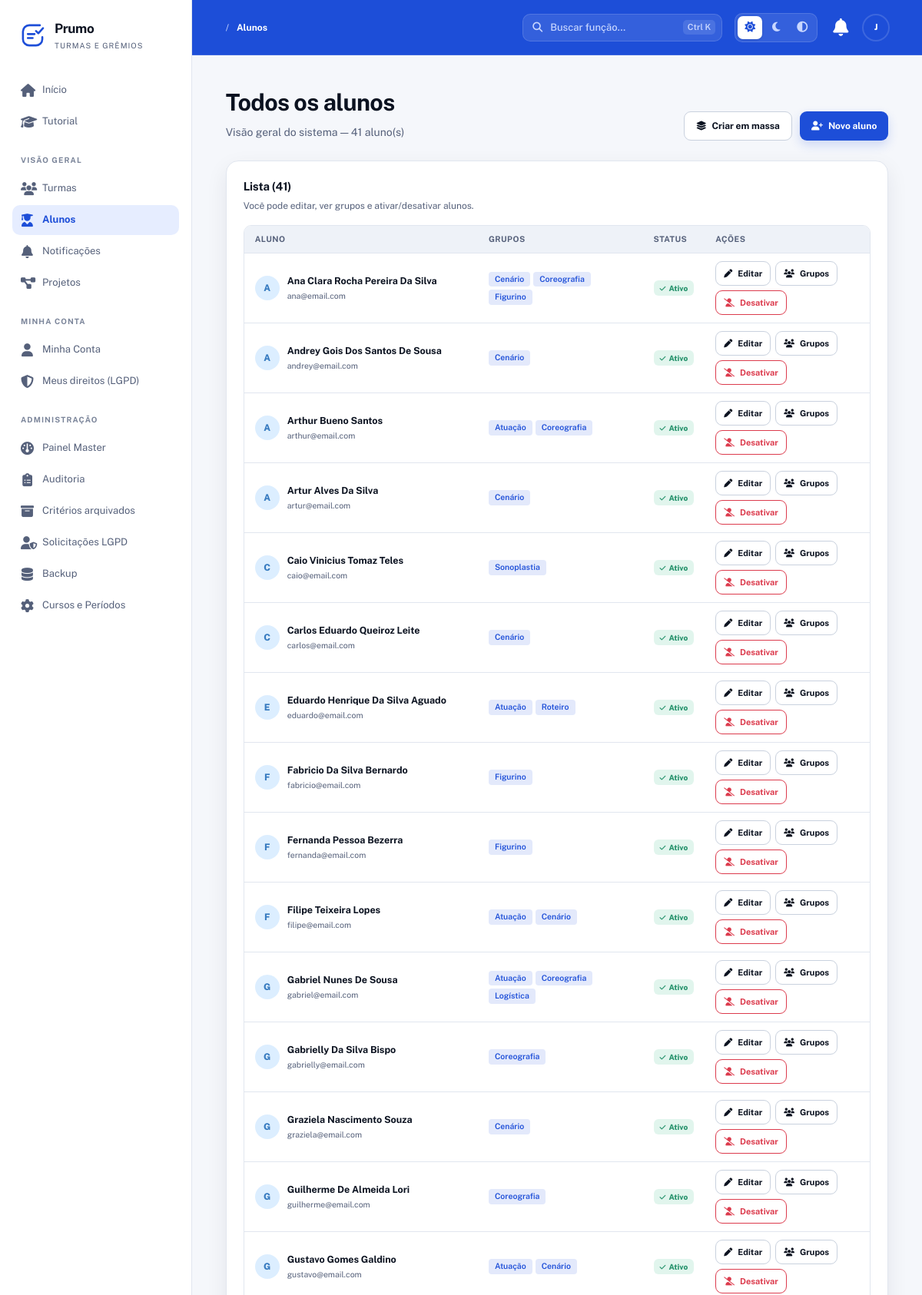
The page /Prumo/alunos (signed in, upper part) on the database its author committed.
### tables this page shows
CREATE TABLE usuarios (
  id INT AUTO_INCREMENT PRIMARY KEY,
  nome VARCHAR(150) NOT NULL,
  email VARCHAR(150) NOT NULL UNIQUE,
  senha VARCHAR(255) NOT NULL,
  tipo ENUM('aluno','master') NOT NULL DEFAULT 'aluno',
  telefone VARCHAR(20) DEFAULT NULL,
  data_nascimento DATE DEFAULT NULL,
  email_confirmado TINYINT(1) NOT NULL DEFAULT 0,
  email_token VARCHAR(255) DEFAULT NULL,
  email_token_expira DATETIME DEFAULT NULL,
  primeiro_login TINYINT(1) NOT NULL DEFAULT 1,
  ativo TINYINT(1) NOT NULL DEFAULT 1,
  lgpd_aceito TINYINT(1) NOT NULL DEFAULT 0,
  lgpd_data DATETIME DEFAULT NULL,
  ultimo_acesso DATETIME DEFAULT NULL,
  created_at TIMESTAMP DEFAULT CURRENT_TIMESTAMP,
  updated_at TIMESTAMP DEFAULT CURRENT_TIMESTAMP ON UPDATE CURRENT_TIMESTAMP,
  INDEX idx_usuarios_email (email),
  INDEX idx_usuarios_tipo (tipo),
  INDEX idx_usuarios_ativo (ativo)
);

CREATE TABLE grupo_alunos (
  id INT AUTO_INCREMENT PRIMARY KEY,
  grupo_id INT NOT NULL,
  usuario_id INT NOT NULL,
  entrou_em TIMESTAMP DEFAULT CURRENT_TIMESTAMP,
  saiu_em DATETIME DEFAULT NULL,
  UNIQUE KEY unico_grupo_aluno (grupo_id, usuario_id),
  FOREIGN KEY (grupo_id) REFERENCES grupos(id) ON DELETE CASCADE,
  FOREIGN KEY (usuario_id) REFERENCES usuarios(id) ON DELETE CASCADE,
  INDEX idx_ga_usuario (usuario_id)
);

CREATE TABLE grupos (
  id INT AUTO_INCREMENT PRIMARY KEY,
  projeto_id INT NOT NULL,
  nome VARCHAR(150) NOT NULL,
  modo_avaliacao_grupo ENUM('individual','coletiva') DEFAULT 'individual',
  modo_avaliacao_por ENUM('diretor','representante','pares','autoavaliacao','misto') DEFAULT 'diretor',
  created_at TIMESTAMP DEFAULT CURRENT_TIMESTAMP,
  updated_at TIMESTAMP DEFAULT CURRENT_TIMESTAMP ON UPDATE CURRENT_TIMESTAMP,
  FOREIGN KEY (projeto_id) REFERENCES projetos(id) ON DELETE CASCADE,
  INDEX idx_grupos_projeto (projeto_id)
);

### app/Controllers/AlunoController.php (called while the page is built, shortened)
<?php
require_once __DIR__ . '/../Core/App.php';
require_once __DIR__ . '/../Config/database.php';
require_once __DIR__ . '/../Models/Turma.php';
class AlunoController
{
    private Turma                $turma;
    public function __construct()
    {
        $this->turma   = new Turma();
    }
    public function index()
{
    $u        = $_SESSION['usuario'];
    $isMaster = $u['tipo'] === 'master';
    $pdo      = Database::getConnection();
    if ($isMaster) {
        $minhasTurmas = $this->turma->listarTodas();
    } else {
        $minhasTurmas = $this->turma->listarDoUsuario((int) $u['id']);
    }
    $idsTurmas = array_map(fn($t) => (int) $t['id'], $minhasTurmas);
    $ph = implode(',', array_fill(0, count($idsTurmas), '?'));
    $stmt = $pdo->prepare("
        SELECT u.id, u.nome, u.email, u.ativo
        FROM usuarios u
        INNER JOIN turma_usuarios tu ON tu.usuario_id = u.id
        WHERE u.tipo = 'aluno'
          AND tu.turma_id IN ($ph)
          AND tu.ativo = 1
        GROUP BY u.id, u.nome, u.email, u.ativo
        ORDER BY u.nome ASC
        LIMIT 500
    ");
    $stmt->execute($idsTurmas);
    $alunos = $stmt->fetchAll(PDO::FETCH_ASSOC);
    $gruposPorAluno = [];
    $alunoIds = array_column($alunos, 'id');
    if (!empty($alunoIds)) {
        $ph2 = implode(',', array_fill(0, count($alunoIds), '?'));
        $stmt = $pdo->prepare("
            SELECT ga.usuario_id,
                   g.id  AS grupo_id,
                   g.nome AS grupo_nome,
                   p.id  AS projeto_id,
                   p.nome AS projeto_nome,
                   p.encerrado
            FROM grupo_alunos ga
            INNER JOIN grupos   g ON g.id = ga.grupo_id
            INNER JOIN projetos p ON p.id = g.projeto_id
            WHERE ga.usuario_id IN ($ph2)
              AND ga.saiu_em IS NULL
              AND p.turma_id IN ($ph)
            ORDER BY p.nome ASC, g.nome ASC
        ");
        $stmt->execute(array_merge($alunoIds, $idsTurmas));
        foreach ($stmt->fetchAll(PDO::FETCH_ASSOC) as $row) {
            $gruposPorAluno[(int) $row['usuario_id']][] = $row;
        }
    }
    $souRep = false;
    $this->render('alunos/index', [
        'alunos'         => $alunos,
        'gruposPorAluno' => $gruposPorAluno,
        'minhasTurmas'   => $minhasTurmas,
        'isMaster'       => $isMaster,
        'podeGerenciar'  => $isMaster || $souRep,
    ]);
}
    private function render(string $view, array $dados = []): void
    {
        extract($dados);
        require __DIR__ . '/../Views/' . $view . '.php';
    }
}

### app/Core/Router.php (called while the page is built, shortened)
<?php
require_once __DIR__ . '/App.php';
class Router
{
    private $routes = ['GET' => [], 'POST' => []];
    public function get($uri, $action, $roles = [])
    {
        $this->routes['GET'][$uri] = ['action' => $action, 'roles' => $roles];
    }
    public function post($uri, $action, $roles = [])
    {
        $this->routes['POST'][$uri] = ['action' => $action, 'roles' => $roles];
    }
    public function dispatch($requestUri)
    {
        $path     = parse_url($requestUri, PHP_URL_PATH);
        $basePath = App::getBasePath();
        if ($basePath && strpos($path, $basePath) === 0) {
            $path = substr($path, strlen($basePath));
        }
        $method = $_SERVER['REQUEST_METHOD'];
        $route  = $this->routes[$method][$path] ?? null;
        $params = [];
        $action = $route['action'];
        [$controller, $methodName] = explode('@', $action);
        $controllerInstance = new $controller();
        $controllerInstance->$methodName(...$params);
    }
}

### public/index.php (called while the page is built, shortened)
<?php
require_once __DIR__ . '/../app/Core/App.php';
require_once __DIR__ . '/../app/Config/database.php';
require_once __DIR__ . '/../app/Core/Router.php';
$router = new Router();
$router->dispatch($_SERVER['REQUEST_URI']);

### app/Config/database.php (called while the page is built, shortened)
<?php
require_once __DIR__ . '/../Core/App.php';
class Database
{
    private static $connection = null;
    public static function getConnection()
    {
        if (self::$connection === null) {
            try {
                $host = App::get('DB_HOST', '127.0.0.1');
                $dbname = App::get('DB_NAME', 'ProjetoBase');
                $user = App::get('DB_USER', 'root');
                $pass = App::get('DB_PASS', '');
                $port = App::get('DB_PORT', '3306');
                if (strpos($host, ':') !== false) {
                    $dsn = "mysql:host={$host};dbname={$dbname};charset=utf8";
                } else {
                    $dsn = "mysql:host={$host};port={$port};dbname={$dbname};charset=utf8";
                }
                self::$connection = new PDO(
                    $dsn,
                    $user,
                    $pass,
                    [
                        PDO::ATTR_ERRMODE => PDO::ERRMODE_EXCEPTION,
                        PDO::ATTR_DEFAULT_FETCH_MODE => PDO::FETCH_ASSOC,
                        PDO::ATTR_EMULATE_PREPARES => false
                    ]
                );
            } catch (PDOException $e) {
                error_log("Erro de conexão com o banco: " . $e->getMessage());
                throw new Exception("Erro de conexão com o banco de dados: " . $e->getMessage());
            }
        }
        return self::$connection;
    }
}

### app/Core/Model.php (called while the page is built, shortened)
<?php
require_once __DIR__ . '/../Config/database.php';
class Model
{
    public function __construct()
    {
        $this->conn = Database::getConnection();
    }
}

### app/Models/Turma.php (called while the page is built, shortened)
<?php
require_once __DIR__ . '/../Core/Model.php';
class Turma extends Model
{
    public function listarTodas(): array
    {
        return $this->conn->query("
            SELECT t.*,
                   (SELECT COUNT(*) FROM turma_usuarios tu WHERE tu.turma_id = t.id AND tu.ativo = 1) AS total_alunos,
                   (SELECT COUNT(*) FROM turma_usuarios tu WHERE tu.turma_id = t.id AND tu.papel = 'representante' AND tu.ativo = 1) AS total_reps
            FROM turmas t ORDER BY t.nome ASC
        ")->fetchAll(PDO::FETCH_ASSOC);
    }
}

### app/Core/App.php (called while the page is built, shortened)
<?php
class App
{
    private static $config = null;
    public static function init()
    {
        if (self::$config === null) {
            $envFile = __DIR__ . '/../../.env';
            self::$config = parse_ini_file($envFile);
        }
    }
    public static function get($key, $default = null)
    {
        return self::$config[$key] ?? $_ENV[$key] ?? $default;
    }
    public static function getName()
    {
        return self::get('APP_NAME', 'ProjetoBase');
    }
    public static function getBasePath()
    {
        return self::get('APP_BASE_PATH', '/' . self::getName());
    }
}

### app/Views/alunos/index.php (the view, shortened to what this page needs)
<?php
require_once __DIR__ . '/../layouts/header.php';
require_once __DIR__ . '/../layouts/nav.php';
?>
<section class="hero-section">
    <div>
        <h1><?= $isMaster ? 'Todos os alunos' : 'Alunos das minhas turmas' ?></h1>
        <p class="hero-subtitle">
            <?php if ($isMaster): ?>
                Visão geral do sistema — <?= count($alunos) ?> aluno(s)
            <?php else: ?>
                <?= count($alunos) ?> aluno(s) nas <?= count($minhasTurmas) ?> turma(s) em que você participa
            <?php endif; ?>
        </p>
    </div>
    <?php if ($podeGerenciar): ?>
        <div class="hero-actions">
            <a class="button button-secondary" href="<?= $basePath ?>/alunos/massa">
                <i class="fas fa-layer-group"></i> Criar em massa
            </a>
            <a class="button button-primary" href="<?= $basePath ?>/alunos/criar">
                <i class="fas fa-user-plus"></i> Novo aluno
            </a>
        </div>
    <?php endif; ?>
</section>
<?php if (empty($alunos)): ?>
    <section class="panel aluno-empty">
        <span class="icon-large text-muted"><i class="fas fa-user-graduate"></i></span>
        <h2>Nenhum aluno encontrado</h2>
        <p>
            <?php if ($isMaster): ?>
                Ainda não há alunos cadastrados no sistema.
            <?php elseif (!empty($minhasTurmas)): ?>
                As turmas em que você participa ainda não têm alunos ativos.
            <?php else: ?>
                Você ainda não está em nenhuma turma.
            <?php endif; ?>
        </p>
        <?php if ($podeGerenciar && !empty($minhasTurmas)): ?>
            <a class="button button-primary" href="<?= $basePath ?>/alunos/criar">
                <i class="fas fa-user-plus"></i> Cadastrar aluno
            </a>
        <?php endif; ?>
    </section>
<?php else: ?>
    <section class="panel">
        <div class="panel-header">
            <div>
                <h2>Lista (<?= count($alunos) ?>)</h2>
                <p>
                    <?php if ($podeGerenciar): ?>
                        Você pode editar, ver grupos e ativar/desativar alunos.
                    <?php else: ?>
                        Modo leitura — apenas representantes podem alterar dados.
                    <?php endif; ?>
                </p>
            </div>
        </div>
        <div class="alunos-wrapper">
            <table class="alunos-tabela">
                <thead>
                    <tr>
                        <th>Aluno</th>
                        <th>Grupos</th>
                        <th>Status</th>
                        <?php if ($podeGerenciar): ?>
                            <th>Ações</th>
                        <?php endif; ?>
                    </tr>
                </thead>
                <tbody>
                    <?php foreach ($alunos as $a): ?>
                        <?php
                        $aid        = (int) $a['id'];
                        $meusGrupos = $gruposPorAluno[$aid] ?? [];
                        ?>
                        <tr>
                            <td>
                                <div class="aluno-cell">
                                    <span class="avatar avatar-blue">
                                        <?= strtoupper(substr($a['nome'], 0, 1)) ?>
                                    </span>
                                    <div class="aluno-cell-info">
                                        <strong><?= h($a['nome']) ?></strong>
                                        <?php if ($podeGerenciar): ?>
                                            <small><?= h($a['email']) ?></small>
                                        <?php endif; ?>
                                    </div>
                                </div>
                            </td>
                            <td>
                                <div class="turmas-badges">
                                    <?php if (empty($meusGrupos)): ?>
                                        <span class="turma-badge vazio">Sem grupo</span>
                                    <?php else: ?>
                                        <?php foreach ($meusGrupos as $g): ?>
                                            <span class="turma-badge"
                                                  title="Projeto: <?= h($g['projeto_nome']) ?>">
                                                <?= h($g['grupo_nome']) ?>
                                            </span>
                                        <?php endforeach; ?>
                                    <?php endif; ?>
                                </div>
                            </td>
                            <td>
                                <?php if ($a['ativo']): ?>
                                    <span class="badge badge-green">
                                        <i class="fas fa-check"></i> Ativo
                                    </span>
                                <?php else: ?>
                                    <span class="badge badge-red">
                                        <i class="fas fa-ban"></i> Inativo
                                    </span>
                                <?php endif; ?>
                            </td>
                            <?php if ($podeGerenciar): ?>
                                <td>
                                    <div class="aluno-acoes">
                                        <a class="button small button-ghost"
                                           href="<?= $basePath ?>/alunos/<?= $aid ?>/editar"
                                           title="Editar aluno">
                                            <i class="fas fa-pen"></i> Editar
                                        </a>
                                        <a class="button small button-ghost"
                                           href="<?= $basePath ?>/alunos/<?= $aid ?>/grupos"
                                           title="Ver grupos">
                                            <i class="fas fa-users"></i> Grupos
                                        </a>
                                        <form method="POST"
                                              action="<?= $basePath ?>/alunos/<?= $aid ?>/alternar-ativo">
                                            <button type="submit"
                                                    class="button small <?= $a['ativo'] ? 'btn-outline-danger' : 'button-ghost' ?>"
                                                    onclick="return confirm('<?= $a['ativo'] ? 'Desativar' : 'Ativar' ?> este aluno?')">
                                                <i class="fas <?= $a['ativo'] ? 'fa-user-slash' : 'fa-user-check' ?>"></i>
                                                <?= $a['ativo'] ? 'Desativar' : 'Ativar' ?>
                                            </button>
                                        </form>
                                    </div>
                                </td>
                            <?php endif; ?>
                        </tr>
                    <?php endforeach; ?>
                </tbody>
            </table>
        </div>
    </section>
<?php endif; ?>
<?php require_once __DIR__ . '/../layouts/footer.php'; ?>

### rows shown on the page
usuarios: nome "A", nome "Ana Clara Rocha Pereira Da Silva", email "ana@email.com", ativo 1 (drawn)
grupo_alunos: grupo.nome "Cenário"
grupo_alunos: grupo.nome "Coreografia"
grupo_alunos: grupo.nome "Figurino"
usuarios: nome "A", nome "Andrey Gois Dos Santos De Sousa", email "andrey@email.com", ativo 1 (drawn)
grupo_alunos: grupo.nome "Cenário"
usuarios: nome "A", nome "Arthur Bueno Santos", email "arthur@email.com", ativo 1 (drawn)
grupo_alunos: grupo.nome "Atuação"
grupo_alunos: grupo.nome "Coreografia"
usuarios: nome "A", nome "Artur Alves Da Silva", email "artur@email.com", ativo 1 (drawn)
grupo_alunos: grupo.nome "Cenário"
usuarios: nome "C", nome "Caio Vinicius Tomaz Teles", email "caio@email.com", ativo 1 (drawn)
grupo_alunos: grupo.nome "Sonoplastia"
usuarios: nome "C", nome "Carlos Eduardo Queiroz Leite", email "carlos@email.com", ativo 1 (drawn)
grupo_alunos: grupo.nome "Cenário"
usuarios: nome "E", nome "Eduardo Henrique Da Silva Aguado", email "eduardo@email.com", ativo 1 (drawn)
grupo_alunos: grupo.nome "Atuação"
grupo_alunos: grupo.nome "Roteiro"
usuarios: nome "F", nome "Fabricio Da Silva Bernardo", email "fabricio@email.com", ativo 1 (drawn)
grupo_alunos: grupo.nome "Figurino"
usuarios: nome "F", nome "Fernanda Pessoa Bezerra", email "fernanda@email.com", ativo 1 (drawn)
grupo_alunos: grupo.nome "Figurino"
usuarios: nome "F", nome "Filipe Teixeira Lopes", email "filipe@email.com", ativo 1 (drawn)
grupo_alunos: grupo.nome "Atuação"
grupo_alunos: grupo.nome "Cenário"
usuarios: nome "G", nome "Gabriel Nunes De Sousa", email "gabriel@email.com", ativo 1 (drawn)
grupo_alunos: grupo.nome "Atuação"
grupo_alunos: grupo.nome "Coreografia"
grupo_alunos: grupo.nome "Logística"
usuarios: nome "G", nome "Gabrielly Da Silva Bispo", email "gabrielly@email.com", ativo 1 (drawn)
grupo_alunos: grupo.nome "Coreografia"
usuarios: nome "G", nome "Graziela Nascimento Souza", email "graziela@email.com", ativo 1 (drawn)
grupo_alunos: grupo.nome "Cenário"
usuarios: nome "G", nome "Guilherme De Almeida Lori", email "guilherme@email.com", ativo 1 (drawn)
grupo_alunos: grupo.nome "Coreografia"
usuarios: nome "G", nome "Gustavo Gomes Galdino", email "gustavo@email.com", ativo 1 (drawn)
grupo_alunos: grupo.nome "Atuação"
grupo_alunos: grupo.nome "Cenário"

### other values the page prints
$appName "Prumo"
$label "Início"
$label "Tutorial"
$secao "VISÃO GERAL"
$label "Turmas"
$label "Alunos"
$label "Notificações"
$label "Projetos"
$secao "MINHA CONTA"
$label "Minha Conta"
$label "Meus direitos (LGPD)"
$secao "ADMINISTRAÇÃO"
$label "Painel Master"
$label "Auditoria"
$label "Critérios arquivados"
